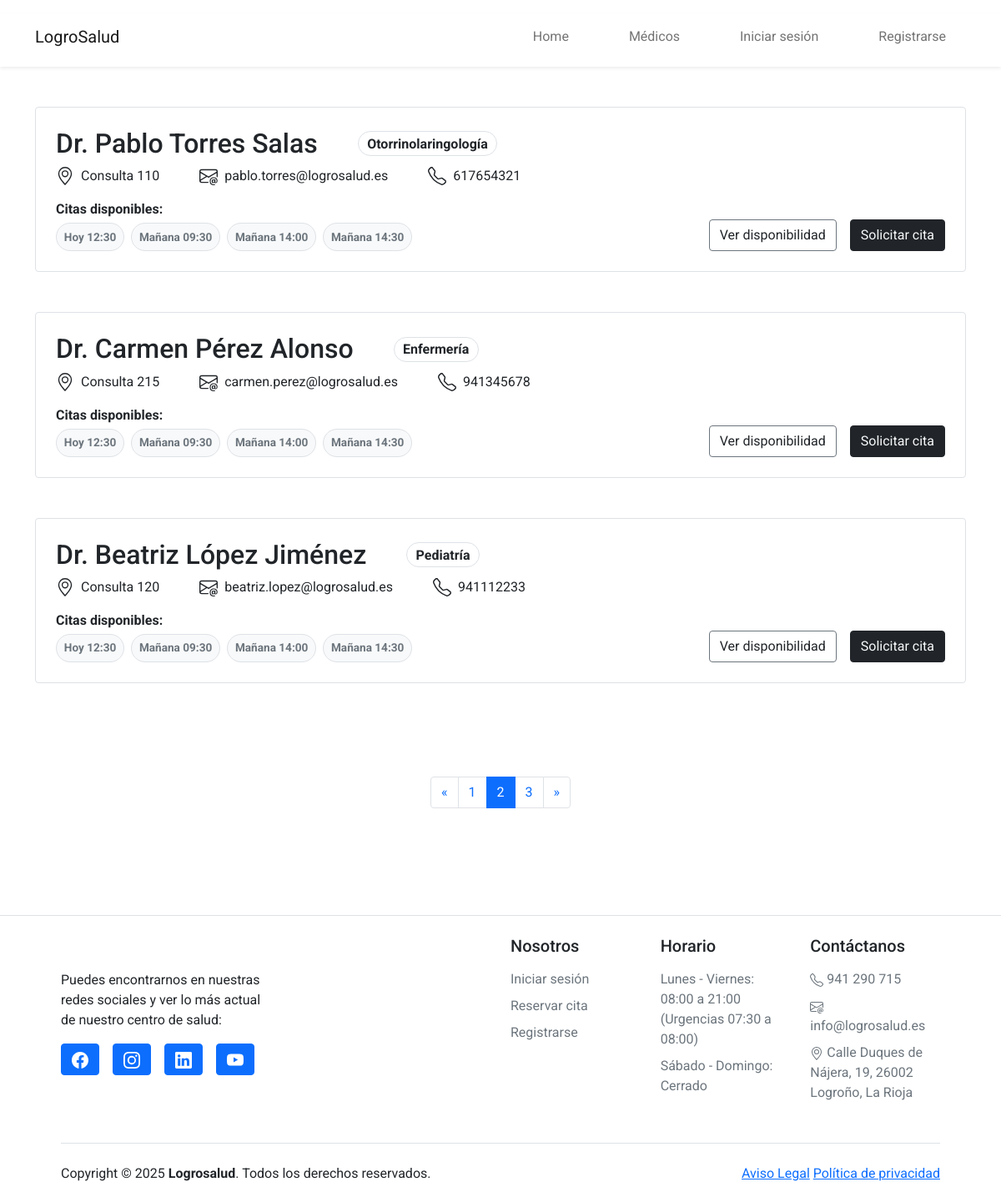
Screenshot of /doctors?page=1 with the database file from the repository.
### tables this page shows
CREATE TABLE `medico` (
  `id_usuario` int(11) NOT NULL,
  `dni` varchar(9) NOT NULL,
  `nombre` varchar(150) NOT NULL,
  `usuario` varchar(50) NOT NULL,
  `contrasena` varchar(255) NOT NULL,
  `correo` varchar(255) NOT NULL,
  `telefono` varchar(9) NOT NULL,
  `especialidad` varchar(255) NOT NULL,
  `consulta` varchar(45) NOT NULL
);

### controllers/doctors.php (called while the page is built)
<?php
    class Doctors extends Controller {
        protected function index() {
            $viewmodel = new DoctorModel();
            $this->ReturnView($viewmodel->Index(), true);
        }
    }

### classes/Model.php (called while the page is built, shortened)
<?php
    abstract class Model {
        protected $dbh;
        protected $stmt;
        public function __construct() {
            $this->dbh = new PDO("mysql:host=" . DB_HOST . ";port=" . DB_PORT . ";dbname=" . DB_NAME, DB_USER, DB_PASS, array(PDO::MYSQL_ATTR_INIT_COMMAND   =>   "SET NAMES utf8"));
        }
        public function query($query) {
            $this->stmt = $this->dbh->prepare($query);
        }
        public function bind($param, $value, $type = null) {
            if (is_null($type)) {
                switch (true) {
                    case is_int($value):
                        $type = PDO::PARAM_INT;
                        break;
                    case is_null($value):
                        $type = PDO::PARAM_NULL;
                        break;
                    default:
                        $type = PDO::PARAM_STR;
                }
            }
            $this->stmt->bindValue($param, $value, $type);
        }
        public function execute() {
            $this->stmt->execute();
        }
        public function resultSet() {
            $this->execute();
            return $this->stmt->fetchAll(PDO::FETCH_ASSOC);
        }
    }

### models/doctors.php (called while the page is built, shortened)
<?php
    class DoctorModel extends Model {
        public function Index() {
            $get = filter_input_array(INPUT_GET, FILTER_SANITIZE_STRING);
            if (!isset($get['page'])) {
                $page = 0;
                $_GET['page'] = 0;
            } else {
                $page = $get['page'];
            }
            $elementos = $this->single()['COUNT(*)'];
            $paginas = ceil($elementos / 3);
            $this->query("SELECT id_usuario, dni, nombre, correo, telefono, especialidad, consulta
                                FROM medico
                                LIMIT 3 OFFSET :off");
            $this->bind(':off', $page * 3);
            $medicos = $this->resultSet();
            return [$medicos, $paginas];
        }
    }

### views/doctors/index.php (the view, shortened to what this page needs)
<div class="container d-flex flex-column gap-5 mb-7 mt-5">
    <?php foreach ($viewmodel[0] as $medico) { ?>
        <div class="container doctor-card border d-flex flex-column p-4 rounded">
            <div class="nombre-especialidad d-flex flex-column flex-md-row gap-1 gap-md-5 align-items-center mb-2">
                <h2 class="m-0">Dr. <?php echo $medico['nombre'] ?></h2>
                <div class="badge rounded-pill border text-dark fs-6">
                    <span class="align-middle"><?php echo $medico['especialidad'] ?></span>
                </div>
            </div>
            <div class="datos-importantes d-flex flex-column flex-md-row gap-2 gap-md-5">
                <div class="consulta d-flex align-items-center gap-2">
                    <p class="m-0">Consulta <?php echo $medico['consulta'] ?></p>
                </div>
                <div class="email d-flex align-items-center gap-2">
                    <p class="m-0"><?php echo $medico['correo'] ?></p>
                </div>
                <div class="phone d-flex align-items-center gap-2">
                    <p class="m-0"><?php echo $medico['telefono'] ?></p>
                </div>
            </div>
            <div class="citas-disponibles mt-3 fw-bold align-items-center">
                <span>Citas disponibles:</span>
                <div class="d-flex flex-column flex-md-row justify-content-between">
                    <div class="horas-citas d-flex flex-column flex-md-row gap-2 mt-1">
                        <div
                            class="badge rounded-pill bg-light border text-secondary fs-8 d-inline-flex align-items-center justify-content-start">
                            <span class="align-middle">Hoy 12:30</span>
                        </div>
                        <div
                            class="badge rounded-pill bg-light border text-secondary fs-8 d-inline-flex align-items-center justify-content-start">
                            <span class="align-middle">Mañana 09:30</span>
                        </div>
                        <div
                            class="badge rounded-pill bg-light border text-secondary fs-8 d-inline-flex align-items-center justify-content-start">
                            <span class="align-middle">Mañana 14:00</span>
                        </div>
                        <div
                            class="badge rounded-pill bg-light border text-secondary fs-8 d-inline-flex align-items-center justify-content-start">
                            <span class="align-middle">Mañana 14:30</span>
                        </div>
                    </div>
                    <div class="d-flex botones gap-3 mt-4 mt-md-0">
                        <a href="<?php echo ROOT_URL . 'appointments/requestAppointment/' . $medico['id_usuario'] ?>">
                            <button type="button" class="btn text-dark btn-outline-secondary fl">Ver
                                disponibilidad</button>
                        </a>
                        <a href="<?php echo isset($_SESSION['is_logged_in']) ? ROOT_URL . 'contactForms/create/' . $medico['id_usuario'] : ROOT_URL . 'users/login' ?>">
                            <button type="button" class="btn btn-dark text-light">Solicitar cita</button>
                        </a>
                    </div>
                </div>
            </div>
        </div>
    <?php } ?>
</div>
<nav aria-label="Page navigation example" class="d-flex justify-content-center mb-7">
    <ul class="pagination">
        <?php if ($_GET['page'] == 0) { ?>
            <li class="page-item">
                <a class="page-link" href="<?php echo ROOT_URL . 'doctors?page=0' ?>">
                    <span>&laquo;</span>
                </a>
            </li>
            <li class="page-item active"><a class="page-link" href="<?php echo ROOT_URL . 'doctors?page=0' ?>">1</a></li>
            <li class="page-item"><a class="page-link" href="<?php echo ROOT_URL . 'doctors?page=1' ?>">2</a></li>
            <li class="page-item"><a class="page-link" href="<?php echo ROOT_URL . 'doctors?page=2' ?>">3</a></li>
            <li class="page-item">
                <a class="page-link" href="<?php echo ROOT_URL . 'doctors?page=1' ?>">
                    <span>&raquo;</span>
                </a>
            </li>
        <?php } else { ?>
            <li class="page-item">
                <a class="page-link" href="<?php echo ROOT_URL . 'doctors?page=' . ($_GET['page'] - 1) ?>">
                    <span>&laquo;</span>
                </a>
            </li>
            <li class="page-item"><a class="page-link" href="<?php echo ROOT_URL . 'doctors?page=' . ($_GET['page'] - 1) ?>"><?php echo ($_GET['page']) ?></a></li>
            <li class="page-item active"><a class="page-link" href="<?php echo ROOT_URL . 'doctors?page=' . ($_GET['page']) ?>"><?php echo ($_GET['page'] + 1) ?></a></li>
            <li class="page-item"><a class="page-link" href="<?php echo $_GET['page'] != $viewmodel[1] - 1 ? ROOT_URL . 'doctors?page=' . ($_GET['page'] + 1) : ROOT_URL . 'doctors?page=' . $_GET['page'] ?>"><?php echo $_GET['page'] != $viewmodel[1] - 1 ? ($_GET['page'] + 2) : '-' ?></a></li>
            <li class="page-item">
                <a class="page-link" href="<?php echo $_GET['page'] != $viewmodel[1] - 1 ? ROOT_URL . 'doctors?page=' . ($_GET['page'] + 1) : ROOT_URL . 'doctors?page=' . $_GET['page']?>">
                    <span>&raquo;</span>
                </a>
            </li>
        <?php } ?>
    </ul>
</nav>

### rows the page displays
medico: nombre "Pablo Torres Salas", especialidad "Otorrinolaringología", consulta "110", correo "pablo.torres@logrosalud.es", telefono "617654321"
medico: nombre "Carmen Pérez Alonso", especialidad "Enfermería", consulta "215", correo "carmen.perez@logrosalud.es", telefono "941345678"
medico: nombre "Beatriz López Jiménez", especialidad "Pediatría", consulta "120", correo "beatriz.lopez@logrosalud.es", telefono "941112233"

### other values shown
$_GET['page'] "1"
$_GET['page'] + 1 "2"
$_GET['page'] + 2 "3"
